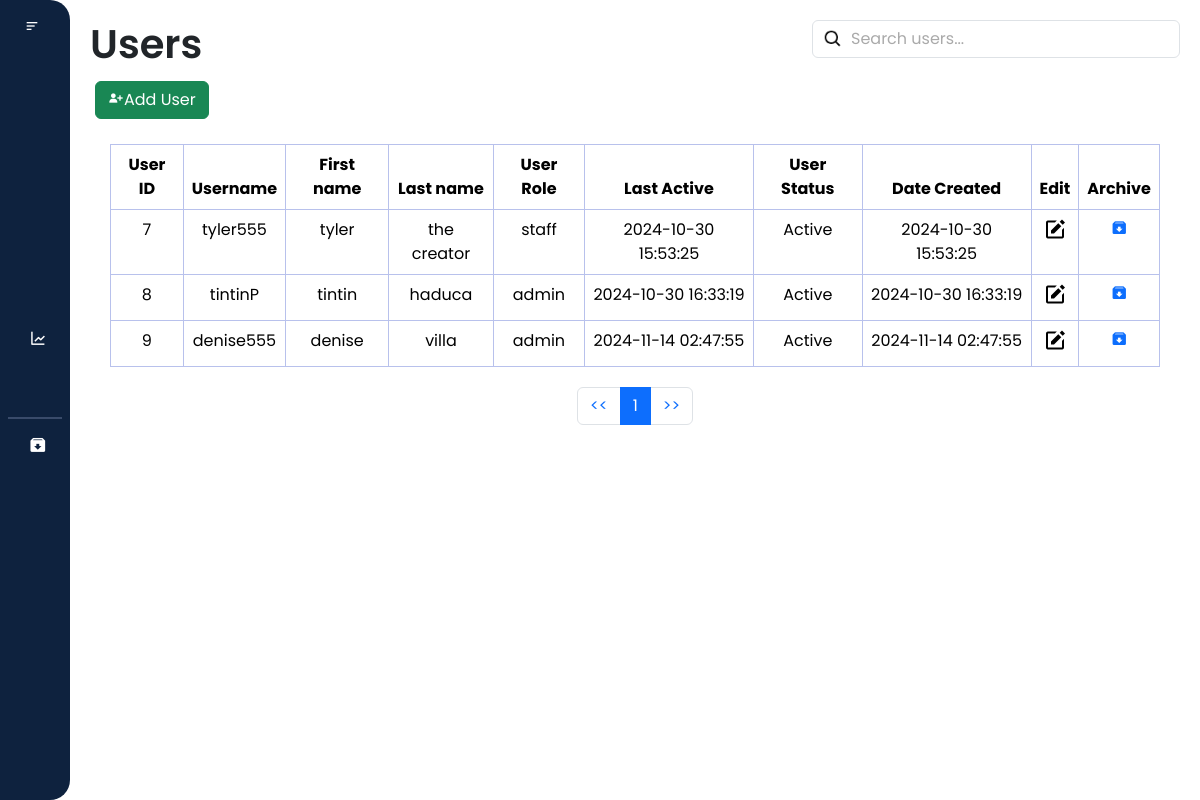
The app's page /laundry_system/users/users.php (signed in) with its own data.
### tables this page shows
CREATE TABLE `users` (
  `user_id` int(11) NOT NULL,
  `username` varchar(100) NOT NULL,
  `first_name` varchar(100) NOT NULL,
  `last_name` varchar(100) NOT NULL,
  `password` varchar(255) NOT NULL,
  `last_active` datetime NOT NULL DEFAULT current_timestamp(),
  `user_role` enum('admin','staff') NOT NULL,
  `user_status` enum('Active','Inactive') NOT NULL,
  `question` varchar(255) NOT NULL,
  `answer` varchar(255) NOT NULL,
  `date_created` datetime NOT NULL DEFAULT current_timestamp()
);

### laundry_system/users/users.php (the view, shortened to what this page needs)
<?php
$user_role = $_SESSION['user_role'];
?>
<!DOCTYPE html>
<html lang="en">
<head>
    <link rel="stylesheet" href="https://cdn.jsdelivr.net/npm/bootstrap@5.3.3/dist/css/bootstrap.min.css">
    <link rel="stylesheet" href="users.css">
    <link href="https://cdn.lineicons.com/4.0/lineicons.css" rel="stylesheet" />
    <link href='https://unpkg.com/boxicons@2.1.4/css/boxicons.min.css' rel='stylesheet'>
</head>
<body>
    <div class="wrapper">
    <aside id="sidebar">
            <div class="d-flex">
                <button id="toggle-btn" type="button">
                    <i class="bx bx-menu-alt-left"></i>
                </button>
            </div>
            <ul class="sidebar-nav">
                <li class="sidebar-item">
                    <a href="/laundry_system/dashboard/dashboard.php" class="sidebar-link">
                    </a>
                </li>
                <li class="sidebar-item">
                    <a href="/laundry_system/profile/profile.php" class="sidebar-link">
                    </a>
                </li>
                <?php if ($user_role === 'admin') : ?>
                    <li class="sidebar-item">
                        <a href="/laundry_system/users/users.php" class="sidebar-link">
                        </a>
                    </li>
                    <li class="sidebar-item">
                        <a href="/laundry_system/records/records.php" class="sidebar-link has-dropdown collapsed" data-bs-toggle="collapse"
                            data-bs-target="#records" aria-expanded="false" aria-controls="records">
                        </a>
                    </li>
                <?php endif; ?>
                <li class="sidebar-item">
                    <a href="/laundry_system/transaction/transaction.php" class="sidebar-link">
                    </a>
                </li>
                <li class="sidebar-item">
                    <a href="/laundry_system/sales_report/report.php" class="sidebar-link">
                        <i class='bx bx-line-chart'></i>
                    </a>
                </li>
                    <?php if ($user_role === 'admin') : ?>
                    <li class="sidebar-item">
                        <a href="/laundry_system/settings/settings.php" class="sidebar-link">
                        </a>
                    </li>
                    <hr style="border: 1px solid #b8c1ec; margin: 8px">
                    <li class="sidebar-item">
                        <a href="/laundry_system/archived/archive_users.php" class="sidebar-link">
                            <i class='bx bxs-archive-in'></i>
                        </a>
                    </li>
                <?php endif; ?>
            </ul>
            <div class="sidebar-footer">
                <a href="#" id="btn_logout" class="sidebar-link">
                </a>
            </div>
        </aside>
        <div class="main-content">
            <nav>
            <div class="d-flex justify-content-between" id="navbar">
                    <h1>Users</h1>
                    <div class="search_bar" m-1>
                        <input class="form-control" type="text" id="filter_user" placeholder="Search users...">
                    </div>
                </div>
            </nav>
            <div class="box">
                <form action="users.php" method="POST">
                        <div class="add_button">
                            <button type="button" class="btn btn-success" id="addUserButton" data-bs-toggle="modal" data-bs-target="#addUserForm">
                            <i class='bx bxs-user-plus'></i>Add User</button>
                        </div>
                </form>
            </div>
            <div class="table-responsive">
                <table class="table table-bordered text-center">
                    <thead>
                        <tr class="bg-dark text-white">
                            <th>User ID</th>
                            <th>Username</th>
                            <th>First name</th>
                            <th>Last name</th>
                            <th>User Role</th>
                            <th>Last Active</th>
                            <th>User Status</th>
                            <th>Date Created</th>
                            <th>Edit</th>
                            <th>Archive</th>
                        </tr>
                    </thead>
                    <tbody id = "user_table">
                        <?php
                            $con = new mysqli('localhost', 'root', '', 'laundry_db');
                        $query = "SELECT * FROM users";
                        $result = mysqli_query($con, $query);
                        if ($result->num_rows > 0) {
                            while($row = mysqli_fetch_assoc($result)) {
                                $current_time = new DateTime();
                                $last_active_time = new DateTime($row['last_active']);
                                $interval = $current_time->diff($last_active_time);
                                $user_status = ($interval->days < 30) ? 'Active' : 'Inactive';
                        ?>
                                <tr>
                                    <td><?php echo $row['user_id']; ?></td>
                                    <td><?php echo $row['username']; ?></td>
                                    <td><?php echo $row['first_name']; ?></td>
                                    <td><?php echo $row['last_name']; ?></td>
                                    <td><?php echo $row['user_role']; ?></td>
                                    <td><?php echo $row['last_active']; ?></td>
                                    <td><?php echo $user_status; ?></td>
                                    <td><?php echo $row['date_created']; ?></td>
                                    <td>
                                        <a href="javascript:void(0);" class="edit-btn" data-id="<?php echo $row['user_id']; ?>" data-username="<?php echo $row['username']; ?>"
                                            data-firstname="<?php echo $row['first_name']; ?>" data-lastname="<?php echo $row['last_name']; ?>"
                                            data-userrole="<?php echo $row['user_role']; ?>">
                                            <i class="bx bxs-edit"></i>
                                        </a>
                                    </td>
                                    <td>
                                        <a href="javascript:void(0);" class="archive-btn" data-id="<?php echo $row['user_id']; ?>">
                                            <i class='bx bxs-archive-in'></i>
                                        </a>
                                    </td>
                                </tr>
                        <?php
                            }
                        } else {
                        ?>
                            <tr>
                                <td colspan="10">No results found</td>
                            </tr>
                        <?php
                        }
                        ?>
                    </tbody>
                </table>
            </div>
            <nav aria-label="Page navigation">
                <ul class="pagination justify-content-center" id="pagination">
                </ul>
            </nav>
        </div>
    </div>
</body>
</html>

### laundry_system/users/users.css (style rules this page uses)
* { margin: 0; padding: 0; font-family: "Poppins", sans-serif; box-sizing: border-box; }
html { scroll-behavior: smooth; }
a { text-decoration: none; }
li { list-style: none; }
h1 { font-weight: 600; font-size: 1.5 rem; }
.wrapper { display: flex; width: 100%; height: 100vh; }
#sidebar { display: flex; width: 70px; min-width: 70px; z-index: 1000; transition: all 0.25s ease-in-out; flex-direction: column; background-color: #0e223e; border-radius: 0 20px 20px 0; overflow: auto; }
#toggle-btn { background-color: transparent; cursor: pointer; border: 0; padding: 1rem 1.5rem; }
#toggle-btn i { font-size: 1.5 rem; color: #fff; }
.sidebar-nav { padding: 2rem 0; flex: 1 1 auto; }
a.sidebar-link { padding: 0.625rem 1.625rem; color: #fff; display: block; font-size: 0.9rem; white-space: nowrap; border-left: 3px solid transparent; text-decoration: none; }
.sidebar-link i { font-size: 1.1rem; margin-right: 0.75rem; }
.sidebar-item { position: relative; }
.main-content { flex: 1; overflow-y: auto; padding: 20px; transition: margin-left 0.5s ease; }
.table-responsive { padding: 20px; }
.box { display: flex; flex-direction: row; margin: 5px; }
.table { width: 100%; margin: 0; border-collapse: collapse; border: #b8c1ec; }
.edit-btn { text-decoration: none; color: #000; cursor: pointer; display: inline-flex; align-items: center; justify-content: center; }
.edit-btn i { font-size: 1.5rem; }
.search_bar { position: relative; }
.search_bar .form-control { padding-left: 38px; }
.search_bar .form-control::placeholder { color: #aaa; }
.search_bar .form-control { background-image: url('/laundry_system/icons/search.png'); background-repeat: no-repeat; background-position: 10px center; background-size: 20px 20px; }

### records on screen
users: user_id "7", username "tyler555", first_name "tyler", last_name "the creator", user_role "staff", last_active "2024-10-30 15:53:25", date_created "2024-10-30 15:53:25"
users: user_id "8", username "tintinP", first_name "tintin", last_name "haduca", user_role "admin", last_active "2024-10-30 16:33:19", date_created "2024-10-30 16:33:19"
users: user_id "9", username "denise555", first_name "denise", last_name "villa", user_role "admin", last_active "2024-11-14 02:47:55", date_created "2024-11-14 02:47:55"
